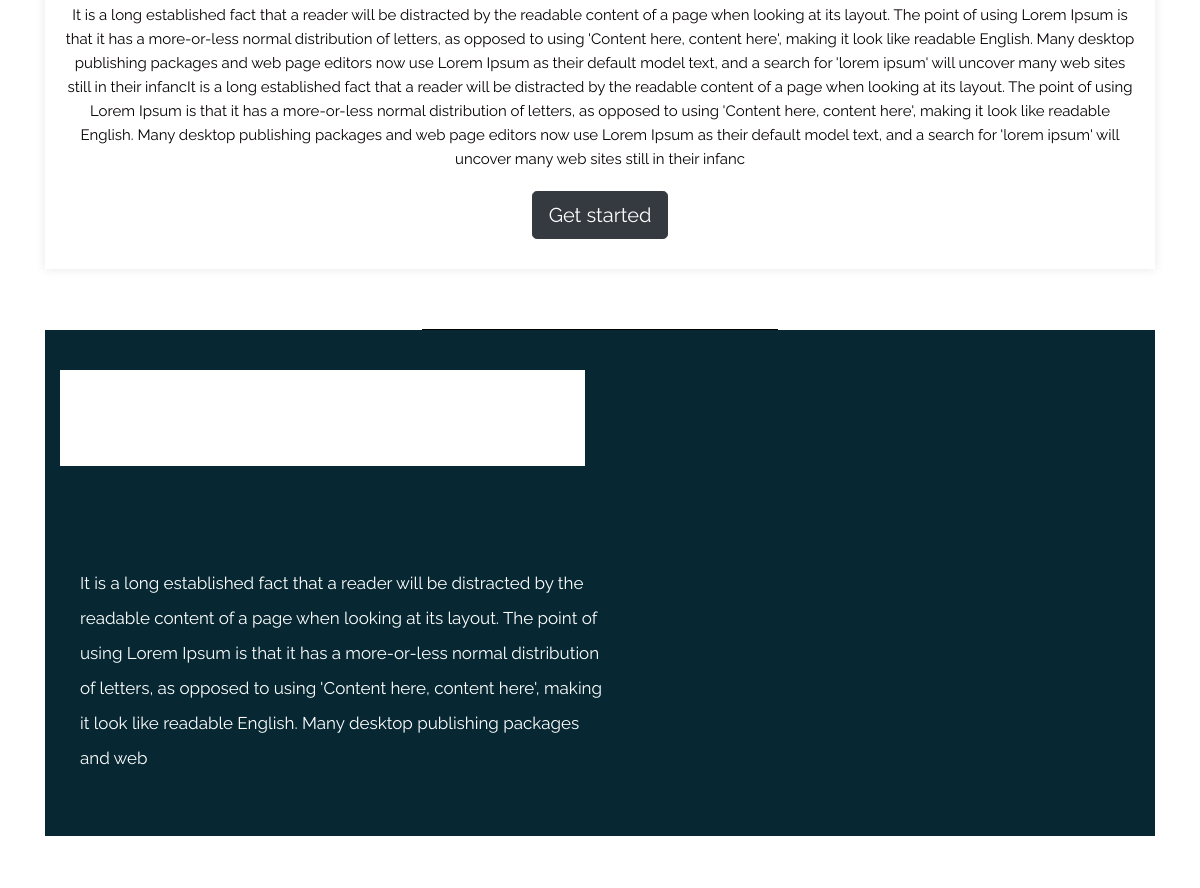
Before: /blog_dashboard/ (middle part) with the older database file.
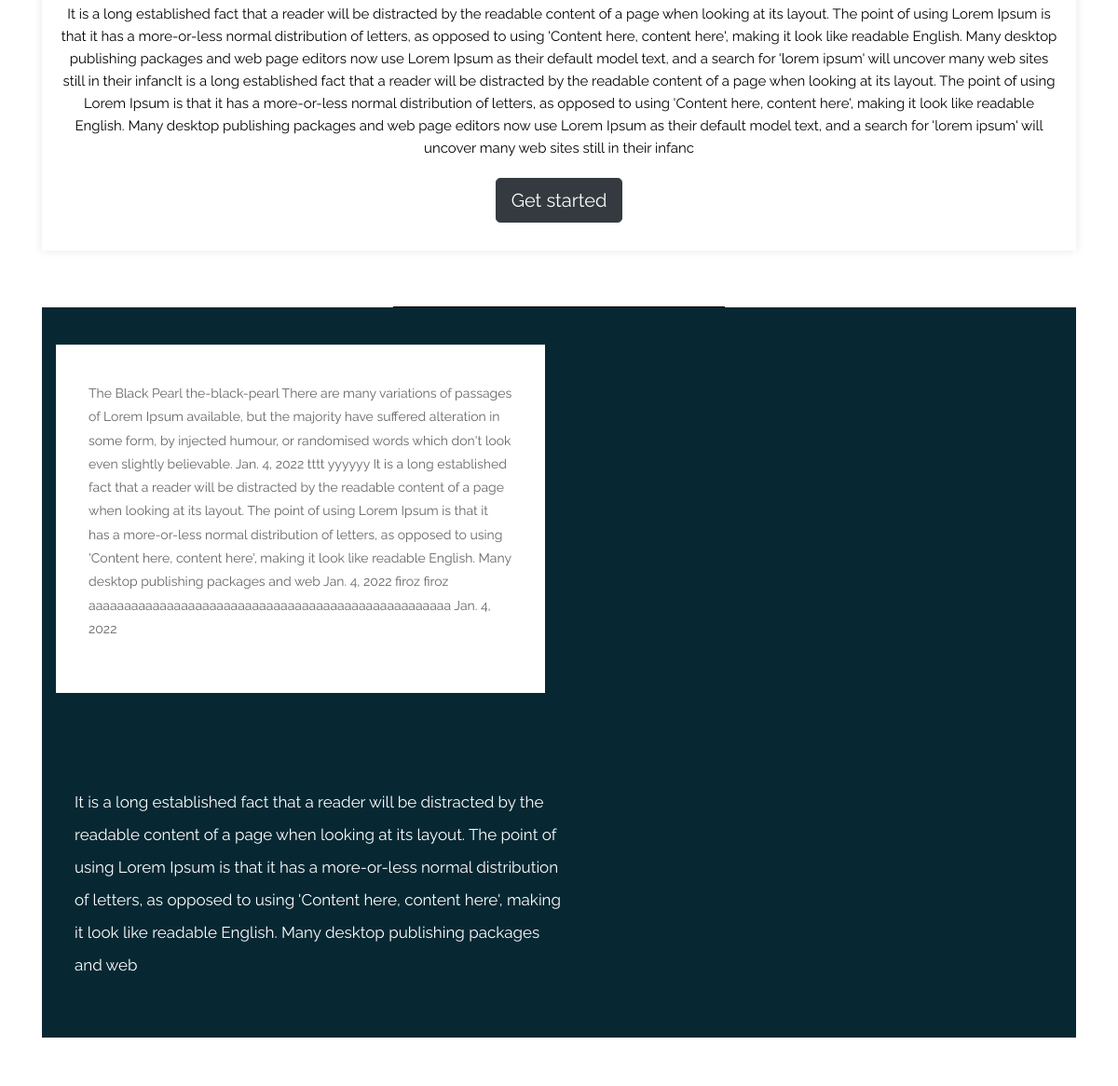
After: the same page with the newer database file.
### blog_app/models.py (models this page shows, shortened)
class Blog(models.Model):
    title = models.CharField(max_length = 250,default=True)
    slug = models.SlugField(max_length = 250,default=True)
    text = models.TextField()
    published_at = models.DateField(auto_now_add = True)
    status = models.CharField(
        max_length = 10,
        choices = STATUS_CHOICES,
        default ='draft')
    class Meta:
       ordering = ('-published_at', )

### blog_app/views.py (the view)
# urls.py: path('blog_dashboard/',views.blog_dashboard,name='blog_dashboard')
def blog_dashboard(request):
    if request.method == 'GET':
        blogs = Blog.objects.filter(status='published').order_by('-published_at')
        return render(request,'index.html',{'blogs':blogs})
    return render (request,'index.html')

### templates/index.html (shortened to what this page needs)
{% extends "base.html" %}
{% load static %}
{% block content %}
{% include "header.html" %}
<div class="services_main">
	<div class="container">
		<div class="creative_taital">
			<p style="color: #050000; text-align: center;">It is a long established fact that a reader will be
				distracted by the readable content of a page when looking at its layout. The point of using Lorem Ipsum
				is that it has a more-or-less normal distribution of letters, as opposed to using 'Content here, content
				here', making it look like readable English. Many desktop publishing packages and web page editors now
				use Lorem Ipsum as their default model text, and a search for 'lorem ipsum' will uncover many web sites
				still in their infancIt is a long established fact that a reader will be distracted by the readable
				content of a page when looking at its layout. The point of using Lorem Ipsum is that it has a
				more-or-less normal distribution of letters, as opposed to using 'Content here, content here', making it
				look like readable English. Many desktop publishing packages and web page editors now use Lorem Ipsum as
				their default model text, and a search for 'lorem ipsum' will uncover many web sites still in their
				infanc</p>
			<div class="btn_main">
				<button type="button" class="btn btn-dark btn-lg">Get started</button>
			</div>
		</div>
		<div class="section_service_2">
			<h1 class="service_text"></h1>
			<div class="lets_touch_main">
				<div class="container">
					<div class="row">
						<div class="col-md-6">
							<div class="input_main">
								<div class="container">
									<form method="get">
										<div class="form-group">
											{% for blog in blogs %}
											{{blog.title}}
											{{blog.slug}}
											{{blog.text}}
											{{blog.published_at}}
											{% endfor %}
										</div>
									</form>
								</div>
							</div>
						</div>
					</div>
				</div>
				<div class="col-md-6">
					<div class="row">
						<div class="col-12">
							<p class="lorem_text">It is a long established fact that a reader will be distracted by the
								readable content of a page when looking at its layout. The point of using Lorem Ipsum is
								that it has a more-or-less normal distribution of letters, as opposed to using 'Content
								here, content here', making it look like readable English. Many desktop publishing
								packages and web</p>
						</div>
					</div>
				</div>
			</div>
		</div>
	</div>
	<div class="touch_section">
	</div>
	{% endblock content %}

Changed rows visible on the page:
added Blog: title "The Black Pearl", slug "the-black-pearl", text "There are many variations of passages of Lorem Ipsum available, but the majority have suffered alteration in some form, by injected humour, or randomised words which don't look even slightly believable.", published_at "Jan. 4, 2022"
added Blog: title "tttt", slug "yyyyyy", text "It is a long established fact that a reader will be distracted by the readable content of a page when looking at its layout. The point of using Lorem Ipsum is that it has a more-or-less normal distribution of letters, as opposed to using 'Content here, content here', making it look like readable English. Many desktop publishing packages and web", published_at "Jan. 4, 2022"
added Blog: title "firoz", slug "firoz", text "aaaaaaaaaaaaaaaaaaaaaaaaaaaaaaaaaaaaaaaaaaaaaaaaaaa", published_at "Jan. 4, 2022"
